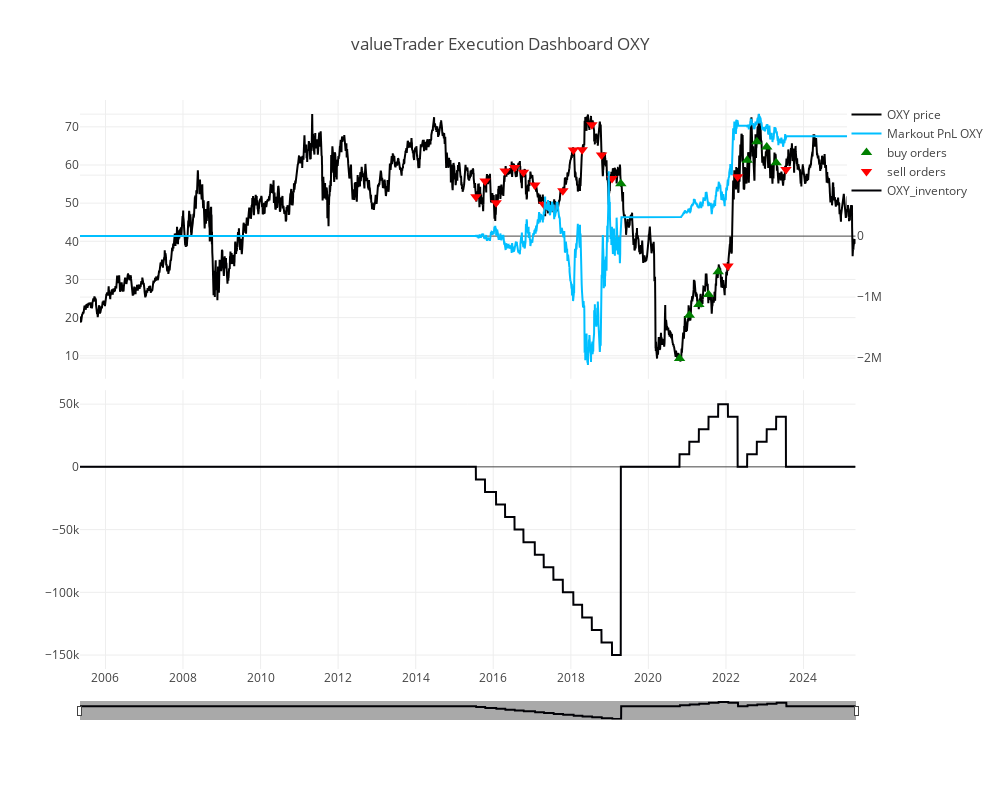

Notebook cell for this chart:
### Markdown cell above
## Single Stock and Global Analysis - Value

### Code cell
analysisValue = analysisClass(valueTrader, path=r"Results", dashboardName="executionValueStrat", dbName="dbValueStrat")
analysisValue.create_dashboard("OXY", show=True)

### Figure 1 — Plotly figure (JSON) as saved in the notebook; plotly's stock layout.template omitted (floating-point values rounded to 4 significant figures; data arrays with more than 128 entries replaced by an {"elided": "..."} marker saying what was removed)
{"data": [{"name": "OXY price", "type": "scatter", "x": {"elided": "5031 str values"}, "xaxis": "x", "y": {"elided": "5031 float values"}, "yaxis": "y"}, {"marker": {"color": "deepskyblue"}, "name": "Markout PnL OXY", "type": "scatter", "x": {"elided": "5031 str values"}, "xaxis": "x", "y": {"elided": "5031 float values"}, "yaxis": "y2"}, {"marker": {"color": "green", "size": 10, "symbol": "triangle-up"}, "mode": "markers", "name": "buy orders", "type": "scatter", "x": ["2019-04-17T00:00:00.000000000", "2020-10-21T00:00:00.000000000", "2021-01-21T00:00:00.000000000", "2021-04-21T00:00:00.000000000", "2021-07-21T00:00:00.000000000", "2021-10-20T00:00:00.000000000", "2022-07-20T00:00:00.000000000", "2022-10-19T00:00:00.000000000", "2023-01-20T00:00:00.000000000", "2023-04-19T00:00:00.000000000"], "xaxis": "x", "y": [55.09, 9.251, 20.64, 23.44, 26.06, 32.0, 61.24, 66.1, 64.74, 60.62], "yaxis": "y"}, {"marker": {"color": "red", "size": 10, "symbol": "triangle-down"}, "mode": "markers", "name": "sell orders", "type": "scatter", "x": ["2015-07-22T00:00:00.000000000", "2015-10-16T00:00:00.000000000", "2016-01-28T00:00:00.000000000", "2016-04-22T00:00:00.000000000", "2016-07-20T00:00:00.000000000", "2016-10-12T00:00:00.000000000", "2017-01-27T00:00:00.000000000", "2017-04-21T00:00:00.000000000", "2017-07-21T00:00:00.000000000", "2017-10-18T00:00:00.000000000", "2018-01-25T00:00:00.000000000", "2018-04-18T00:00:00.000000000", "2018-07-18T00:00:00.000000000", "2018-10-17T00:00:00.000000000", "2019-01-24T00:00:00.000000000", "2022-01-20T00:00:00.000000000", "2022-04-21T00:00:00.000000000", "2023-07-20T00:00:00.000000000"], "xaxis": "x", "y": [51.69, 55.83, 50.09, 58.4, 59.36, 58.1, 54.72, 49.68, 48.81, 53.22, 63.9, 63.97, 70.53, 62.62, 56.46, 33.54, 56.94, 58.84], "yaxis": "y"}, {"name": "OXY_inventory", "type": "scatter", "x": {"elided": "5031 str values"}, "xaxis": "x2", "y": {"elided": "5031 float values"}, "yaxis": "y3"}], "layout": {"height": 800, "legend": {"orientation": "v", "x": 1.1, "xanchor": "right", "yanchor": "top"}, "title": {"text": "valueTrader Execution Dashboard OXY"}, "width": 1000, "xaxis": {"anchor": "y", "domain": [0, 0.94], "matches": "x2", "showticklabels": false}, "xaxis2": {"anchor": "y3", "domain": [0, 0.94], "rangeslider": {"bgcolor": "darkgray", "thickness": 0.03, "visible": true}, "showgrid": true}, "yaxis": {"anchor": "x", "domain": [0.51, 1]}, "yaxis2": {"anchor": "x", "overlaying": "y", "side": "right"}, "yaxis3": {"anchor": "x2", "domain": [0, 0.49]}}}
